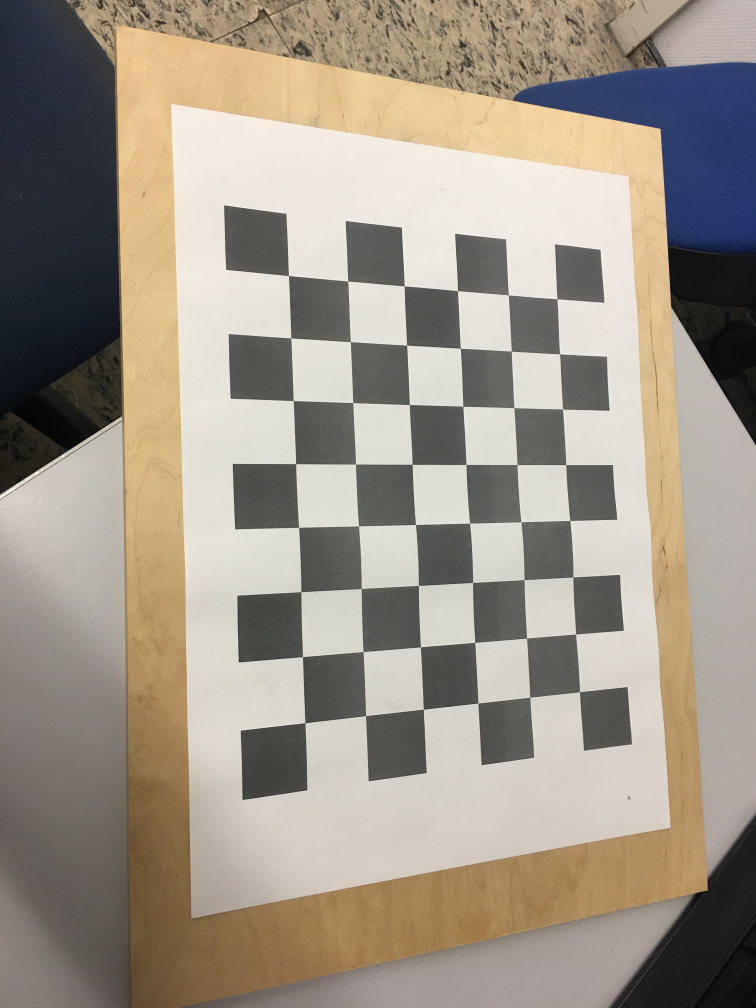
//> input picture Projects/Camera_calibration_chessboard/pattern/p1.jpg, 3024 x 4032 px (shown at 1/4 size); its folder holds 4 pictures in this run
$ ./main   (built with g++ and OpenCV 4)
//> lines starting //> are read from the running program, lines starting //| are printed output that depends on the picture
#include <stdio.h>
#include <opencv2/opencv.hpp>
#include <opencv2/highgui.hpp>
#include "opencv2/calib3d.hpp"

#include <vector>


using namespace std;
using namespace cv;


struct cornerInformation{
 float x;
 float y;
 float x3;
 float y3;
 float z3;
};

void fprintMatrix(Mat matrix, string name);
void fprintfVectorMat(vector< Mat> matrix, string name);
void fprintf2Point( vector< vector< Point2f> > Points, string name);
void fprintf3Point( vector< vector< Point3f> > Points, string name);

int main(int argc, char** argv)
{
 //////////////////////////////////////////////////////////////////////////////////////////////////
 //Set input params..
 int board_w, board_h;
 int n_boards;
 float measure=25;
 Size imageSize;

 vector< vector< Point2f> > imagePoints;
 vector< vector< Point3f> > objectPoints;

 board_w=6;
 board_h=7;
 n_boards=7;

 printf("How many cross points of width direction? \n" );
 scanf("%d", &board_w);
//> the answer given: 3
 printf("How many cross points of Height direction? \n" );
 scanf("%d", &board_h);
//> the answer given: 3

 printf("How many board? (board will be read by this namimg-> ./pattern/p1.jpg, ./pattern/p2.jpg...\n");
 scanf("%d", &n_boards);
//> the answer given: 3

 printf("How many mm ?\n");
 scanf("%f", &measure);
//> the answer given: 2

 printf("w=%d h=%d n=%d %lfmm\n", board_w, board_h, n_boards, measure);
 //////////////////////////////////////////////////////////////////////////////////////////////////

 //////////////////////////////////////////////////////////////////////////////////////////////////
 //image load
 //extraction image point and object point
 char str[100];
 for(int i=0; i< n_boards; ++i)
 {
  //image load
  sprintf(str,"/Users/pingguo/Desktop/Affine_transformation/pattern/p%d.jpg", i+1 );
  printf("%s\n", str);
  Mat img = imread(str);
//> img is the input picture: 4032 rows x 3024 cols, CV_8UC3; mean B, G, R 135.8, 148.8, 157.8
  imageSize = Size(img.cols, img.rows);
//> imageSize = Size(3024, 4032)
  Mat gray;
     cvtColor(img, gray, COLOR_RGB2GRAY);
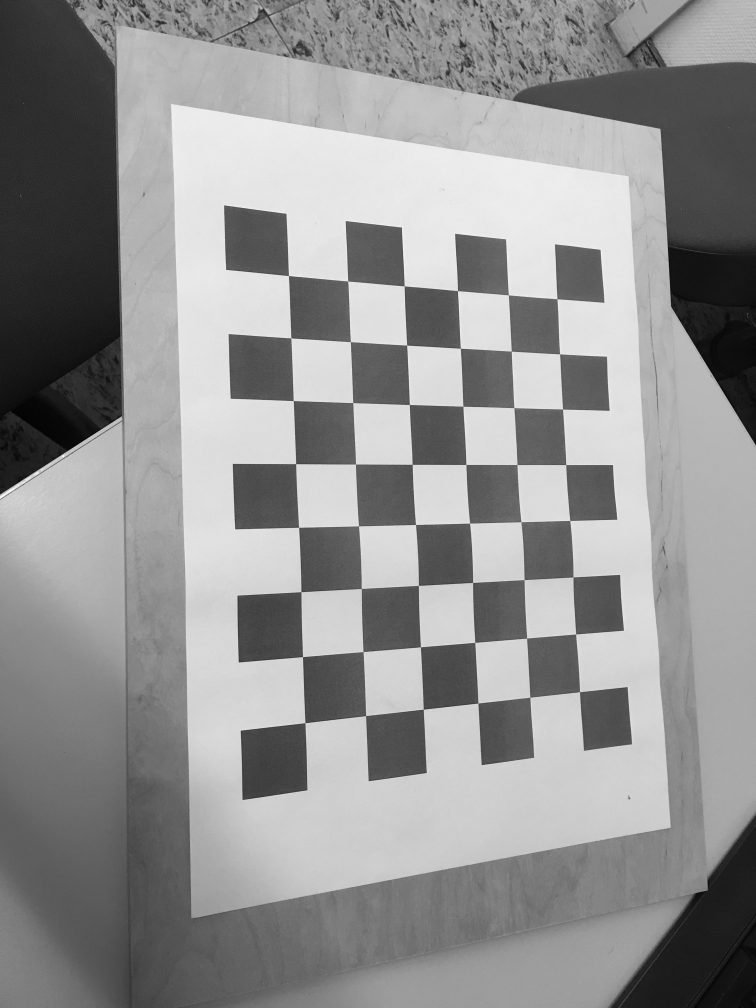
//> gray: 4032 rows x 3024 cols, CV_8UC1 (shown at 1/4 size); min 0, max 254, mean 145.9
  vector< Point2f> corners;

  //find chessboard corners
  bool sCorner = findChessboardCorners(gray, Size(board_w, board_h), corners);
//> corners = empty; sCorner = false

  //if find corner success, then
  if(sCorner)
  {
   //corner point refine
   cornerSubPix(gray, corners, Size(11,11), Size(-1,-1), TermCriteria(TermCriteria::EPS+TermCriteria::MAX_ITER, 30, 0.1));
   //draw corner
   drawChessboardCorners(img, Size(board_w, board_h), corners, sCorner);
   if(corners.size() == board_w*board_h)
   {
    vector< Point2f> v_tImgPT;
    vector< Point3f> v_tObjPT;
    //save 2d coordenate and world coordinate
    for(int j=0; j< corners.size(); ++j)
    {
     Point2f tImgPT;
     Point3f tObjPT;

     tImgPT.x = corners[j].x;
     tImgPT.y = corners[j].y;

     tObjPT.x = j%board_w*measure;
     tObjPT.y = j/board_w*measure;
     tObjPT.z = 0;

     v_tImgPT.push_back(tImgPT);
     v_tObjPT.push_back(tObjPT);
    }
    imagePoints.push_back(v_tImgPT);
    objectPoints.push_back(v_tObjPT);
   }
  }
  sprintf(str,"Detected%d.jpg",i+1);
  imwrite(str,img);
  imshow("pattern",img);
  cv::waitKey(10);
 }
//> pass 2 of the loop `for(int i=0; i< n_boards; ++i)`:
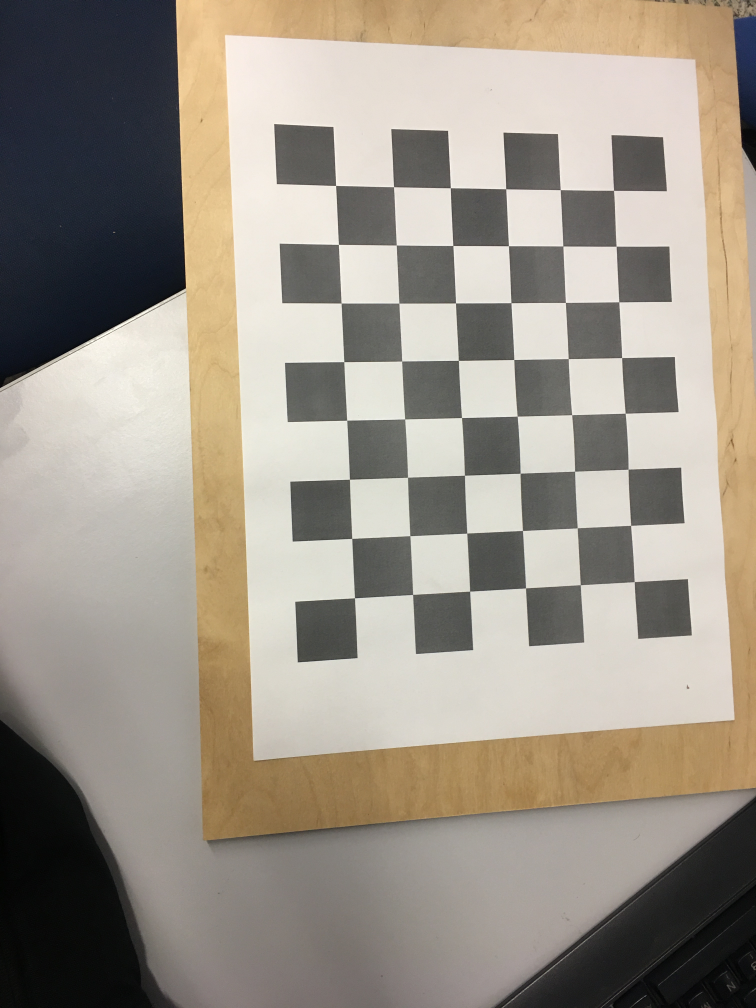
//> input picture Projects/Camera_calibration_chessboard/pattern/p2.jpg, 3024 x 4032 px (shown at 1/4 size)
//> img is the input picture: 4032 rows x 3024 cols, CV_8UC3; mean B, G, R 136.4, 147.9, 155.9
//> `cvtColor(img, gray, COLOR_RGB2GRAY);`:
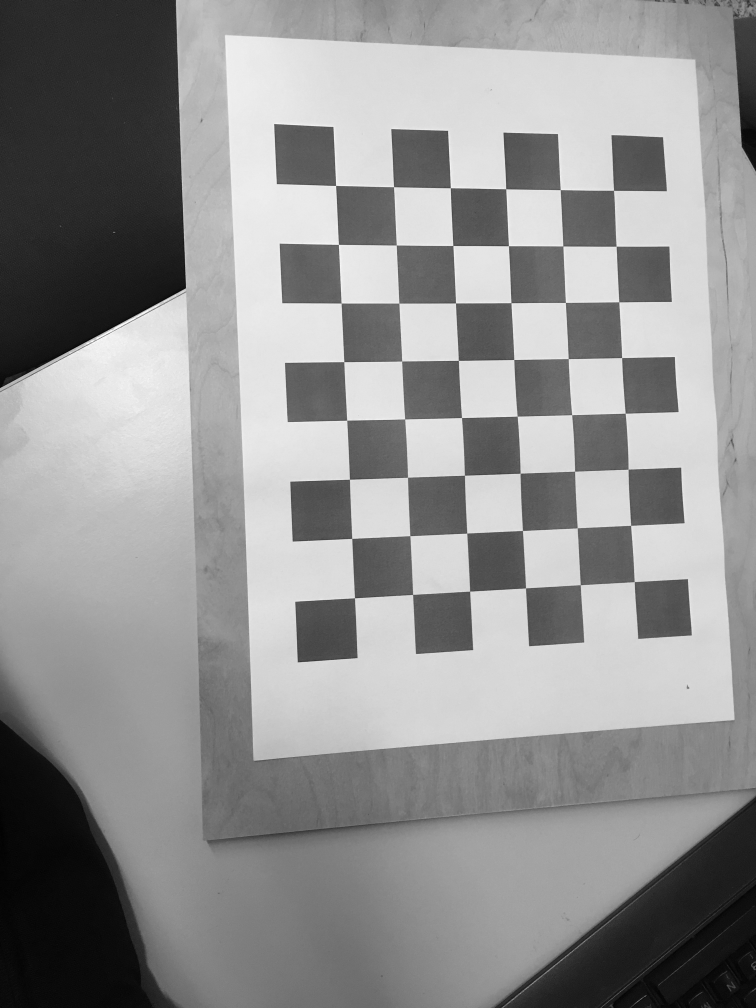
//> gray: 4032 rows x 3024 cols, CV_8UC1 (shown at 1/4 size); min 0, max 254, mean 145.4
//> pass 3 of the loop `for(int i=0; i< n_boards; ++i)`:
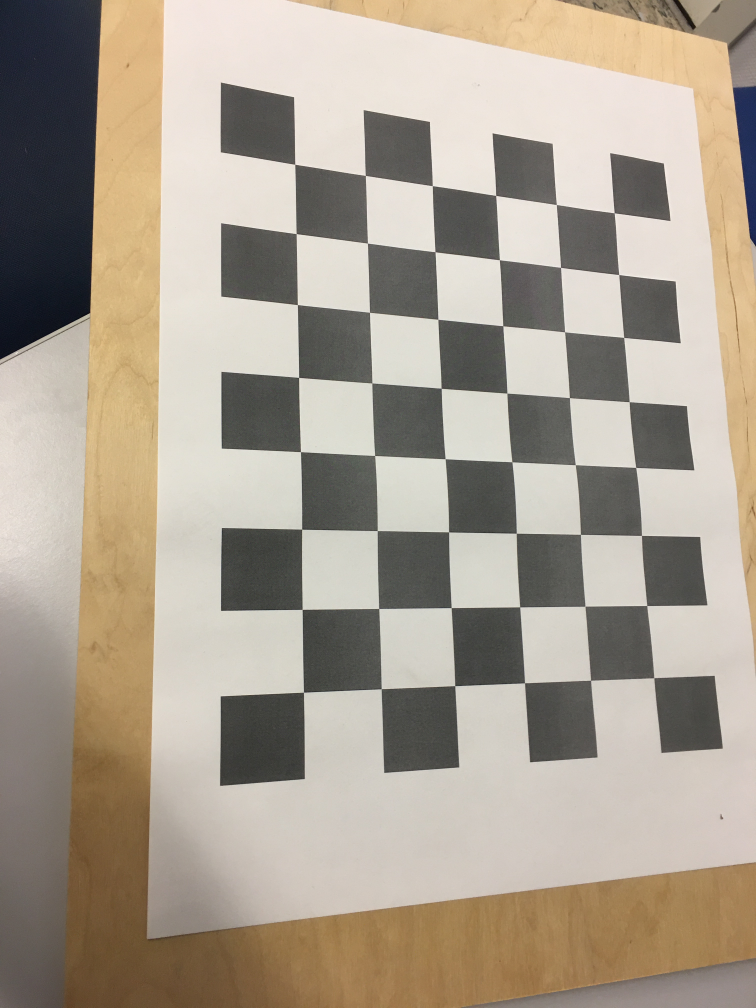
//> input picture Projects/Camera_calibration_chessboard/pattern/p3.jpg, 3024 x 4032 px (shown at 1/4 size)
//> img is the input picture: 4032 rows x 3024 cols, CV_8UC3; mean B, G, R 144.5, 159.1, 169.6
//> `cvtColor(img, gray, COLOR_RGB2GRAY);`:
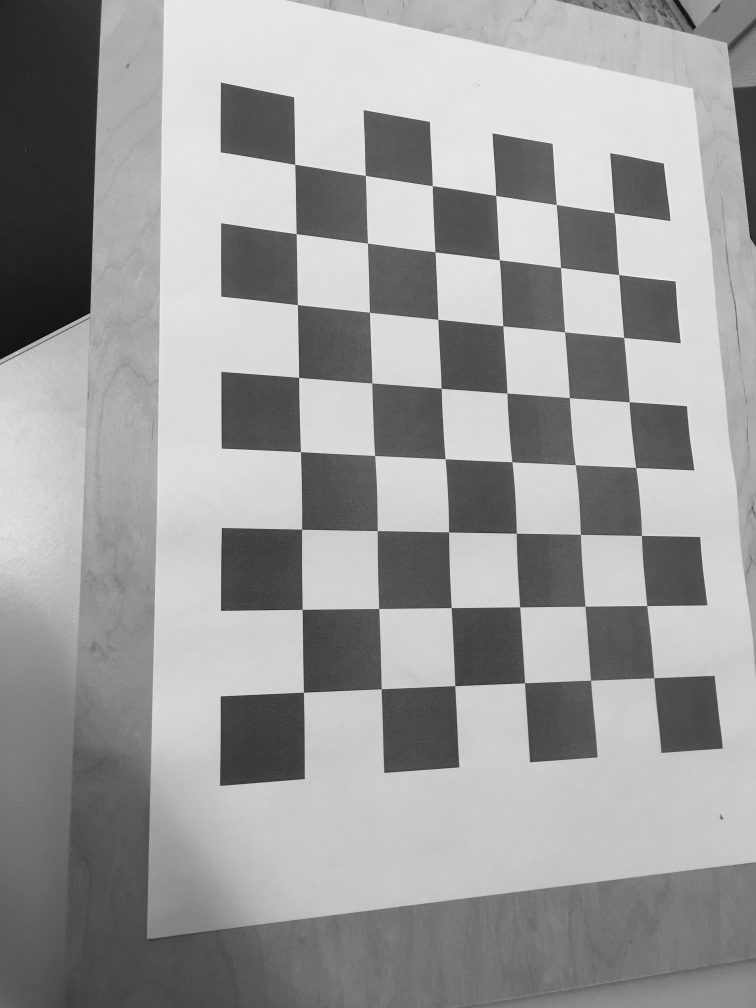
//> gray: 4032 rows x 3024 cols, CV_8UC1 (shown at 1/4 size); min 0, max 254, mean 155.9
//> `bool sCorner = findChessboardCorners(gray, Size(board_w, board_h), cor..`: corners = 9 Points (x, y): [478, 807.5], [480, 811.5], [475.5, 814.9], [473.7, 809.5], [474, 804], [487.4, 806.8], [483.5, 819], [483.5, 802], [476.7, 797]; sCorner = true
//> `cornerSubPix(gray, corners, Size(11,11), Size(-1,-1), TermCriteria(Ter..`: corners = 9 Points (x, y): [478, 807.5], [478.4, 820.5], [478.4, 820.5], [478.4, 820.5], [474, 804], [493.6, 809], [478.4, 820.6], [494.1, 801.5], [476.7, 797]
//> the loop `for(int j=0; j< corners.size(); ++j)` made 9 passes
//> imagePoints = 1 point lists
 //////////////////////////////////////////////////////////////////////////////////////////////////


 //////////////////////////////////////////////////////////////////////////////////////////////////
 //calibration part
 vector< Mat> rvecs, tvecs;
 Mat intrinsic_Matrix(3,3, CV_64F);
 Mat distortion_coeffs(8,1, CV_64F);

 calibrateCamera(objectPoints, imagePoints, imageSize, intrinsic_Matrix, distortion_coeffs, rvecs, tvecs);
//> intrinsic_Matrix = [[6.89, 0, 482.6], [0, 5366.4, 1867.1], [0, 0, 1]]; distortion_coeffs = [-0.0993, 0.00459, -0.0208, 0.0179, -0.000556]


 for(int i=0; i< distortion_coeffs.rows; ++i)
 {
  for(int j=0; j< distortion_coeffs.cols; ++j)
  {
   printf("%lf ", distortion_coeffs.at< double>(i,j)); //cvmGet(matrix,i,j));
  }
  printf("\n");
 }
 printf("\n");
 //////////////////////////////////////////////////////////////////////////////////////////////////


 //////////////////////////////////////////////////////////////////////////////////////////////////
 //save part
 fprintMatrix(intrinsic_Matrix, "/Users/pingguo/Desktop/Affine_transformation/pattern/intrinsic.txt");
//| /Users/pingguo/Desktop/Affine_transformation/pattern/intrinsic.txt size 3 3
 fprintMatrix(distortion_coeffs, "/Users/pingguo/Desktop/Affine_transformation/pattern/distortion_coeffs.txt");
//| /Users/pingguo/Desktop/Affine_transformation/pattern/distortion_coeffs.txt size 1 5

 fprintfVectorMat(rvecs, "rotation.txt");
//| rotation.txt size 1, 1
//> the loop in fprintfVectorMat, `for(i=0; i< matrix.size(); ++i)` made 1 pass
 fprintfVectorMat(tvecs, "translation.txt");
//| translation.txt size 1, 1
//> the loop in fprintfVectorMat (call 2), `for(i=0; i< matrix.size(); ++i)` made 1 pass

 fprintf3Point(objectPoints, "objectpt.txt");
 fprintf2Point(imagePoints, "imagept.txt");
//> the loop in fprintf2Point, `for(int i=0; i< Points.size(); ++i)` made 1 pass

 FILE* fp=fopen("ptSize.txt","w");
 fprintf(fp,"%d %d\n", board_w, board_h);
 fclose(fp);
 //////////////////////////////////////////////////////////////////////////////////////////////////
}

void fprintf3Point( vector< vector< Point3f> > Points, string name)
{
 FILE * fp;
 fp = fopen(name.c_str() ,"w");
 for(int i=0; i< Points.size(); ++i)
 {
  for(int j=0; j< Points[i].size(); ++j)
  {
   fprintf(fp,"%lf %lf %lf\n", Points[i][j].x, Points[i][j].y, Points[i][j].z);
  }
  fprintf(fp,"\n");
 }
 fclose(fp);
}


void fprintf2Point( vector< vector< Point2f> > Points, string name)
{
 FILE * fp;
 fp = fopen(name.c_str() ,"w");
 for(int i=0; i< Points.size(); ++i)
 {
  for(int j=0; j< Points[i].size(); ++j)
  {
   fprintf(fp,"%lf %lf\n", Points[i][j].x, Points[i][j].y);
  }
  fprintf(fp,"\n");
 }
 fclose(fp);
}


void fprintfVectorMat(vector< Mat> matrix, string name)
{
 FILE * fp;
 fp = fopen(name.c_str() ,"w");
 int i,j;
    printf("%s size %lu, %d\n",name.c_str(),matrix.size(), matrix[0].cols, matrix[0].rows);
 for(i=0; i< matrix.size(); ++i)
 {
  for(j=0; j< matrix[i].rows; ++j)
  {
   for(int k=0; k< matrix[i].cols; ++k)
   {
    fprintf(fp,"%lf ", matrix[i].at<  double >(j,k));
   }
   fprintf(fp,"\n");
  }
  fprintf(fp,"\n");
 }


 fclose(fp);
}

void fprintMatrix(Mat matrix, string name)
{
 FILE * fp;
 fp = fopen(name.c_str() ,"w");
 int i,j;
 printf("%s size %d %d\n",name.c_str(), matrix.cols, matrix.rows);
 for(i=0; i< matrix.rows; ++i)
 {
  for(j=0; j< matrix.cols; ++j)
  {
   fprintf(fp,"%lf ", matrix.at<  double >(i,j));
  }
  fprintf(fp,"\n");
 }

 fclose(fp);
}
